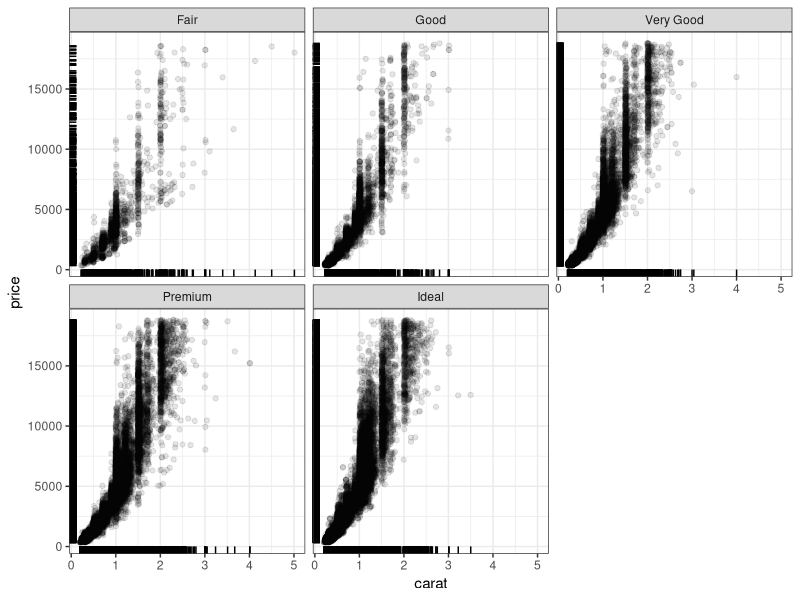
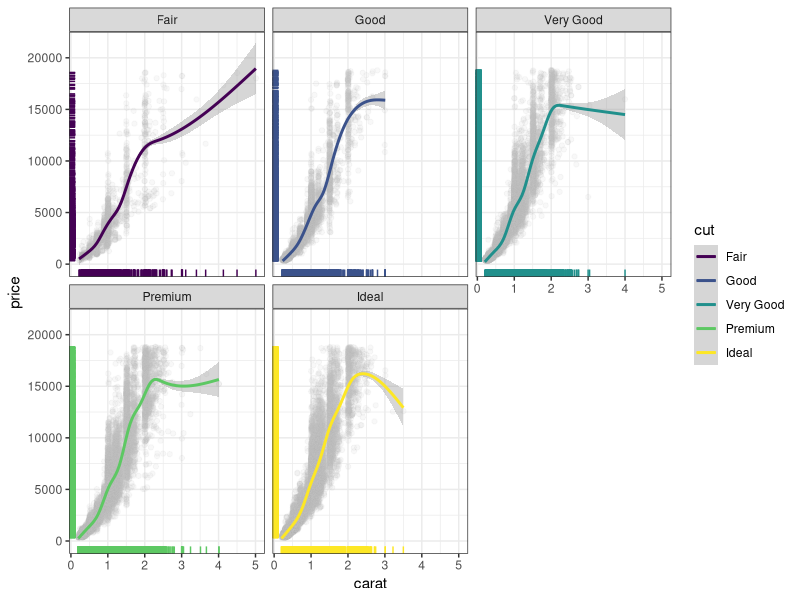
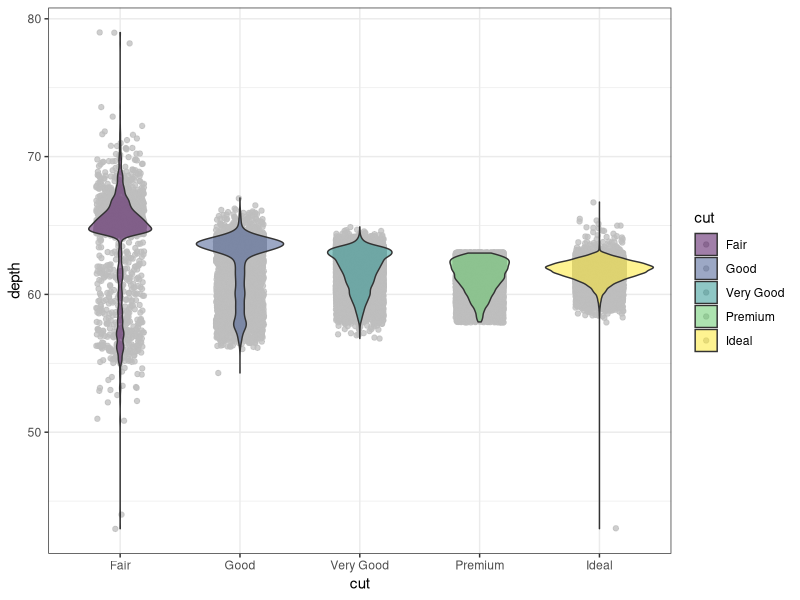
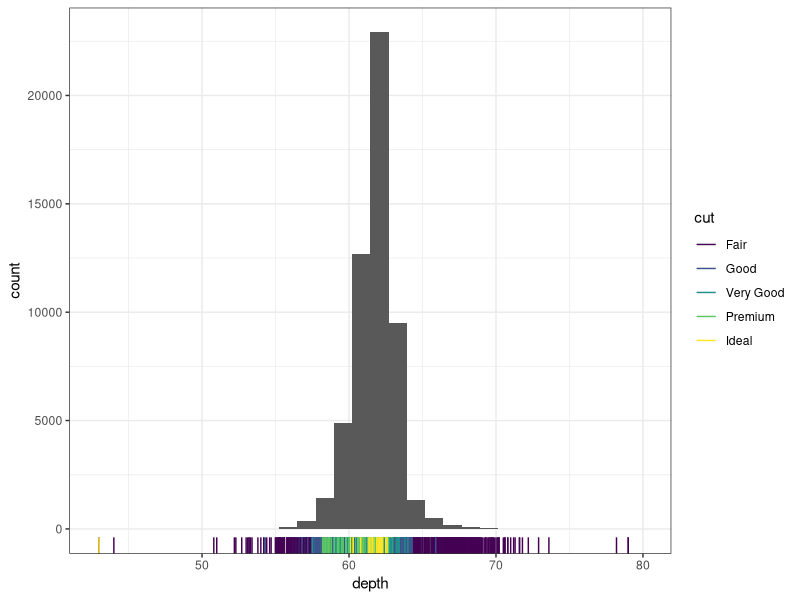
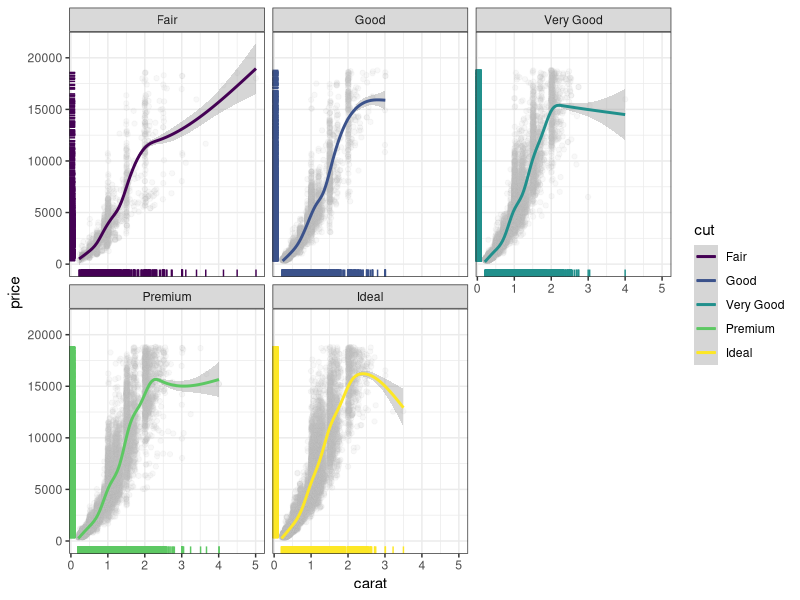
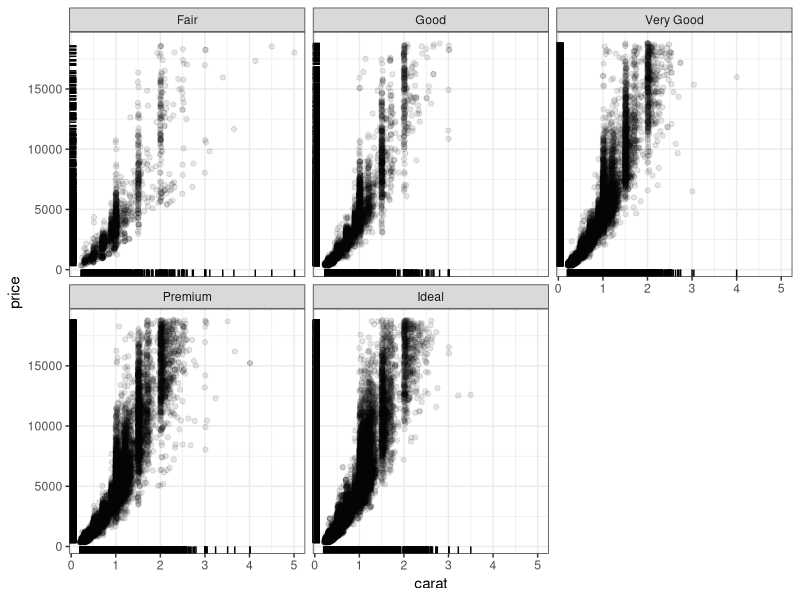
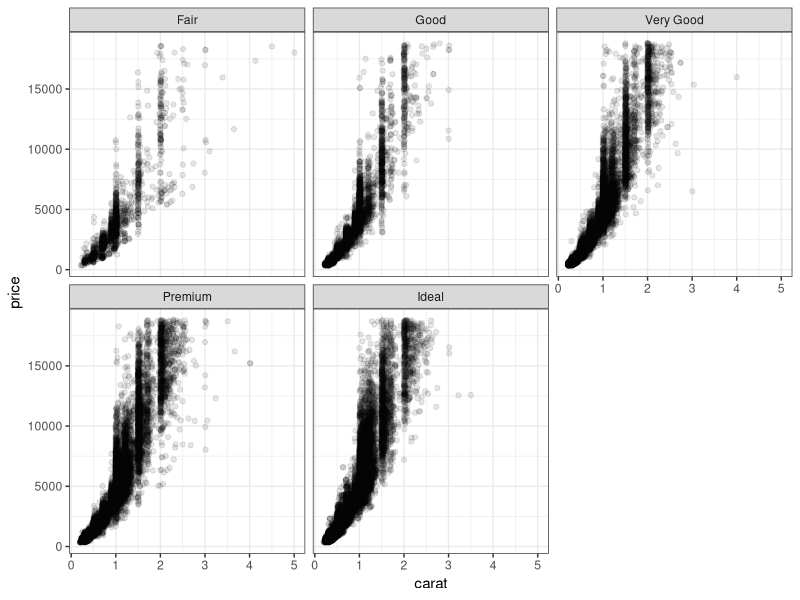
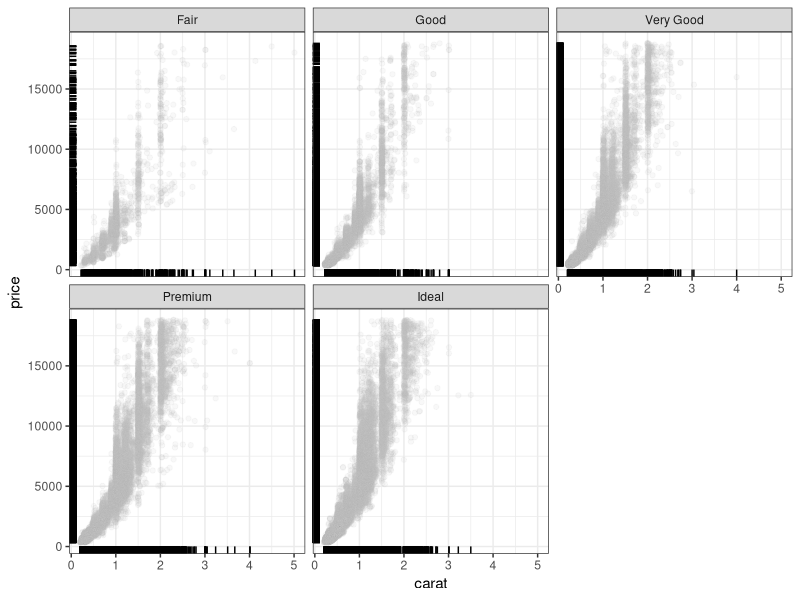

Reproduce these figures in R, in order.
library(tidyverse)

ggplot(data=diamonds,aes(x=carat,y=price))+
  geom_point(alpha=0.1,position = "jitter")+
  facet_wrap(~cut,nrow=2)+
  geom_rug()+
  theme_bw()

ggplot(data=diamonds,aes(x=carat,y=price,color=cut))+
  geom_point(color="gray",alpha=0.1,position = "jitter")+
  geom_smooth()+
  facet_wrap(~cut,nrow=2)+
  geom_rug()+
  theme_bw()

ggplot(data = diamonds,
       mapping = aes(x = cut, y = depth, fill = cut)) +
  geom_jitter(width = 0.2, color = "gray", alpha = 0.75) +
  geom_violin(alpha=0.5) +
  theme_bw()

ggplot(data=diamonds,aes(x=depth))+
  geom_histogram()+
  geom_rug(mapping = aes(color=cut))+
  theme_bw()

ggplot(data=diamonds,aes(x=carat,y=price,color=cut))+
  geom_point(color="gray",alpha=0.1,position = "jitter")+
  geom_smooth()+
  facet_wrap(~cut,nrow=2)+
  geom_rug()+
  theme_bw()

ggplot(data=diamonds,aes(x=carat,y=price))+
  geom_point(alpha=0.1,position = "jitter")+
  facet_wrap(~cut,nrow=2)+
  geom_rug()+
  theme_bw()

ggplot(data=diamonds,aes(x=carat,y=price))+
  geom_point(alpha=0.1,position = "jitter")+
  facet_wrap(~cut,nrow=2)+
  theme_bw()
ggplot(data=diamonds,aes(x=carat,y=price))+
  geom_point(alpha=0.1,position = "jitter",color="gray")+
  facet_wrap(~cut,nrow=2)+
  geom_rug()+
  theme_bw()

ggplot(data=diamonds,aes(x=depth))+
  geom_histogram()+
  geom_rug(mapping = aes(color=cut))+
  theme_bw()

ggplot(data = diamonds,
       mapping = aes(x = cut, y = depth, fill = cut)) +
  geom_jitter(width = 0.2, color = "gray", alpha = 0.75) +
  geom_violin(alpha=0.5) +
  theme_bw()